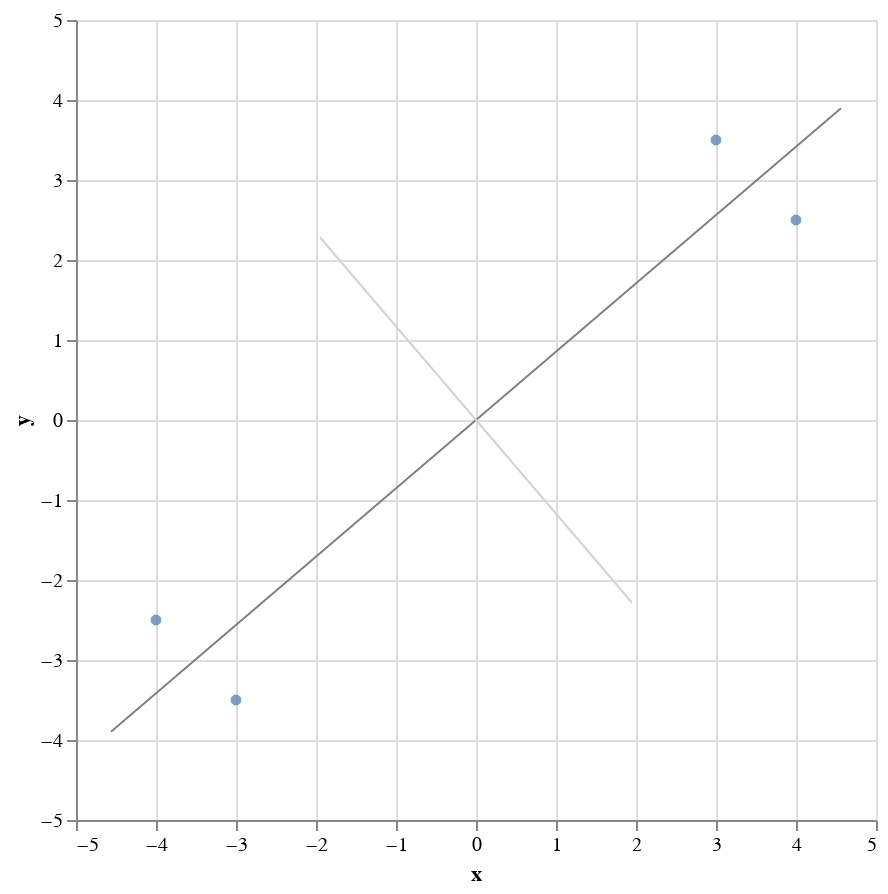

Notebook code cell kept with this figure:
### Markdown cell above
(b) Compute the empirical covariance matrix, its eigenvalues and eigenvectors. Do the eigenvectors correspond to your guess of principal components? Please do not forget the assumptions of PCA. (The dataset should be centered and we want unit eigenvectors.)

### Code cell
# Consturct data in row format
D = data.to_numpy().transpose()
# Calculate the covariance matrix
S = D @ D.T
# Calculate the eigenvalues and eigenvectors
l, v = np.linalg.eigh(S)
# Sort eigenvectors according to eigenvalues
idx = np.argsort(l)[::-1]
l = l[idx]
v = v[:,idx]
# Project
data_eigenvector_1 = pd.DataFrame(np.vstack([v[:, 0]*6, v[:, 0]*-6]), columns=["x", "y"])
data_eigenvector_2 = pd.DataFrame(np.vstack([v[:, 1]*3, v[:, 1]*-3]), columns=["x", "y"])
component_eigenvector_1 = alt.Chart(data_eigenvector_1).mark_line(color="grey", size=1).encode(x="x", y="y")
component_eigenvector_2 = alt.Chart(data_eigenvector_2).mark_line(color="lightgrey", size=1).encode(x="x", y="y")
chart = base + component_eigenvector_1 + component_eigenvector_2
chart

### Figure 1 — Vega-Lite specification as saved in the notebook (floating-point values rounded to 4 significant figures)
{"config": {"view": {"continuousWidth": 400, "continuousHeight": 300}}, "layer": [{"data": {"name": "data-acc2e4ad904a5b810be3fac5928eefcc"}, "mark": "circle", "encoding": {"x": {"field": "x", "scale": {"domain": [-5, 5]}, "type": "quantitative"}, "y": {"field": "y", "scale": {"domain": [-5, 5]}, "type": "quantitative"}}, "height": 400, "width": 400}, {"data": {"name": "data-7378a9b2b0b9eb2c5349251dbea886ef"}, "mark": {"type": "line", "color": "grey", "size": 1}, "encoding": {"x": {"field": "x", "type": "quantitative"}, "y": {"field": "y", "type": "quantitative"}}}, {"data": {"name": "data-a2e33dc9d437b115f8dfa17c73357dd3"}, "mark": {"type": "line", "color": "lightgrey", "size": 1}, "encoding": {"x": {"field": "x", "type": "quantitative"}, "y": {"field": "y", "type": "quantitative"}}}], "$schema": "https://vega.github.io/schema/vega-lite/v4.17.0.json", "datasets": {"data-acc2e4ad904a5b810be3fac5928eefcc": [{"x": 4.0, "y": 2.5}, {"x": 3.0, "y": 3.5}, {"x": -4.0, "y": -2.5}, {"x": -3.0, "y": -3.5}], "data-7378a9b2b0b9eb2c5349251dbea886ef": [{"x": -4.563, "y": -3.896}, {"x": 4.563, "y": 3.896}], "data-a2e33dc9d437b115f8dfa17c73357dd3": [{"x": 1.948, "y": -2.281}, {"x": -1.948, "y": 2.281}]}}
